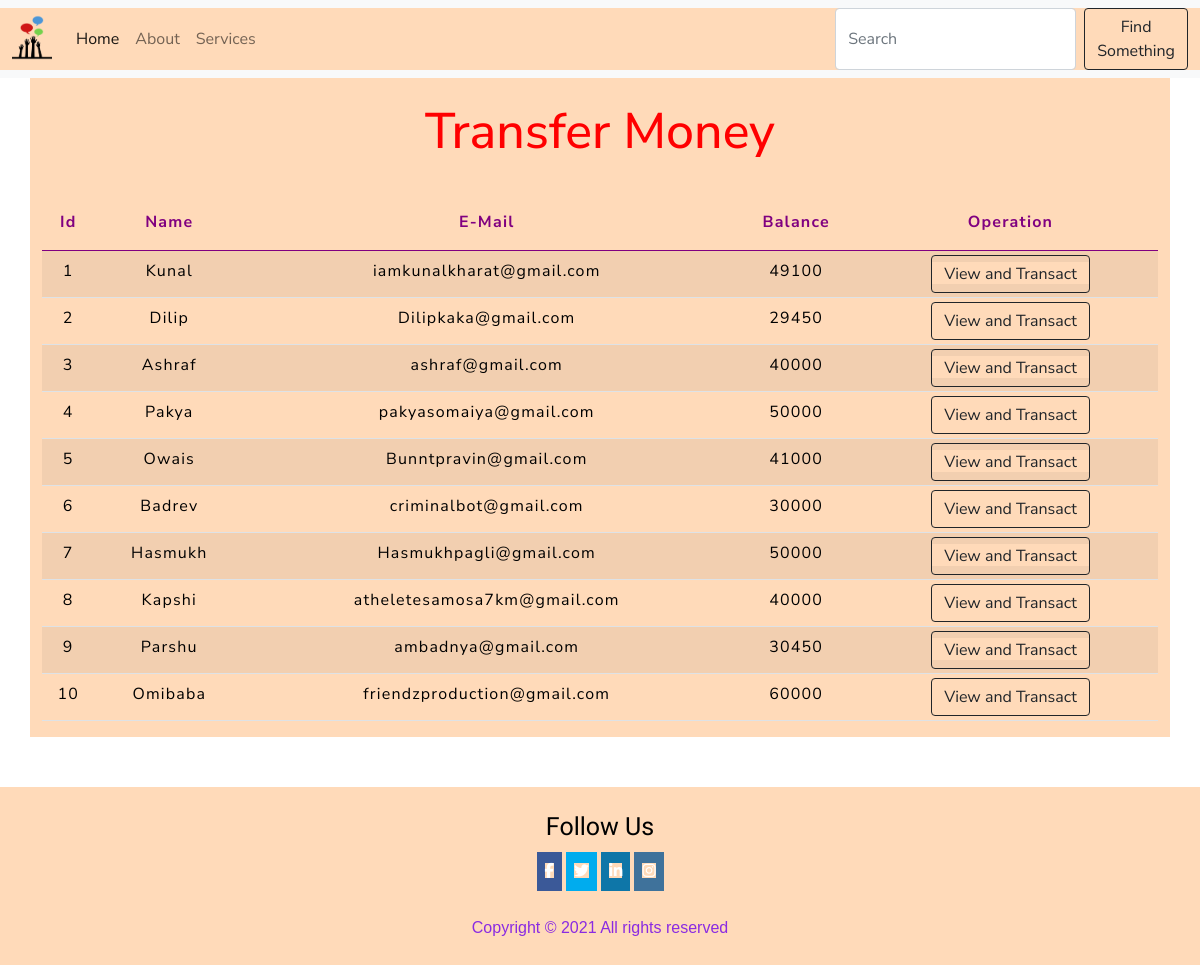
The app's page /transfermoney.php with its own data.
### tables this page shows
CREATE TABLE IF NOT EXISTS `users` (
  `id` int(3) NOT NULL AUTO_INCREMENT,
  `name` text NOT NULL,
  `email` varchar(30) NOT NULL,
  `balance` int(8) NOT NULL,
  PRIMARY KEY (`id`)
);

### transfermoney.php (the view, shortened to what this page needs)
<!doctype html>
<html lang="en">
  <head>
    <link href="https://cdn.jsdelivr.net/npm/bootstrap@5.0.0-beta1/dist/css/bootstrap.min.css" rel="stylesheet">
    <link rel="stylesheet" href="css/style.css">
<link rel="stylesheet" href="css/table.css">
  </head>
  <body>
  <?php
    include 'config.php';
    $sql = "SELECT * FROM users";
    $result = mysqli_query($conn,$sql);
?>
  <nav class="navbar navbar-expand-lg navbar-light bg-light sticky-top">
    <div class="container-fluid">
      <a class="navbar-brand" href="index.php">
        <img src="images/logo.png" alt="logo" style="width:40px;">
      </a>
      <div class="collapse navbar-collapse" id="navbarSupportedContent">
        <ul class="navbar-nav me-auto mb-2 mb-lg-0">
          <li class="nav-item">
            <a class="nav-link active" aria-current="page" href=" index.php ">Home</a>
          </li>
          <li class="nav-item">
            <a class="nav-link" href="#about">About</a>
          </li>
          <li class="nav-item">
            <a class="nav-link" href="#services"> Services</a>
          </li>
        </ul>
        <form class="d-flex">
          <input class="form-control me-2" type="search" placeholder="Search" aria-label="Search">
          <button class="btn btn-outline-dark" type="submit">Find Something</button>
        </form>
      </div>
    </div>
  </nav>
  <div class="container">
        <h2 class="text-center pt-4" style="color : red;">Transfer Money</h2>
        <br>
            <div class="row">
                <div class="col">
                    <div class="table-responsive-sm">
                    <table class="table table-hover table-striped table-sm">
                        <thead style="color :purple;" class="table-white">
                            <tr>
                            <th scope="col" class="text-center py-3">Id</th>
                            <th scope="col" class="text-center py-3">Name</th>
                            <th scope="col" class="text-center py-3">E-Mail</th>
                            <th scope="col" class="text-center py-3">Balance</th>
                            <th scope="col" class="text-center py-3">Operation</th>
                            </tr>
                        </thead>
                        <tbody>
                <?php
                    while($rows=mysqli_fetch_assoc($result)){
                ?>
                    <tr style="color : black;">
                        <td class="py-2"><?php echo $rows['id'] ?></td>
                        <td class="py-2"><?php echo $rows['name']?></td>
                        <td class="py-2"><?php echo $rows['email']?></td>
                        <td class="py-2"><?php echo $rows['balance']?></td>
                        <td><a href="userdetails.php?id= <?php echo $rows['id'] ;?>"> <button class="btn btn-outline-dark btn">View and Transact</button></a></td>
                    </tr>
                <?php
                    }
                ?>
                        </tbody>
                    </table>
                    </div>
                </div>
            </div>
         </div>
  <footer>
    <div class="follow">
      <h3 style="color: black; font-family: 'Baloo Bhai 2', cursive; font-size: 25px;">Follow Us</h3>
      <div class="social">
        <a href="#facebook" class="facebook">
          <i class="fa fa-facebook"></i>
        </a>
        <a href="#twitter" class="twitter">
          <i class="fa fa-twitter"></i>
        </a>
        <a href="#linkedin" class="linkedin">
          <i class="fa fa-linkedin"></i>
        </a>
        <a href="#instagram" class="instagram">
          <i class="fa fa-instagram"></i>
        </a>
      </div>
    </div>
    <p class="text-copy">
      Copyright &copy; 2021 All rights reserved
    </p>
  </footer>
  </body>
</html>

### css/style.css (style rules this page uses)
* { padding: 0px; margin: 0px; }
footer { display: flex; flex-direction: column; align-items: center; justify-content: center; text-align: center; font-family: sans-serif; color: rgb(202, 187, 187); background-color:peachpuff; margin: 0px; margin-top: 50px; padding-top: 25px; }
.text-copy { text-align: center; padding: 25px 0; font-family: sans-serif; display: flex; justify-content: center; color:blueviolet; background-color:peachpuff; margin: 0px; }
.social { margin-top: 10px; }
.social a { display: inline-block; text-align: center; padding: 8px; color: white; font-size: 15px; }
.facebook { background: #3b5998; color: white; }
.twitter { color: white; background: #00acee; }
.linkedin { background:#0e76a8; color: white; }
.instagram { background: #3f729b; color:white; }

### css/table.css (style rules this page uses)
* { padding: 0px; margin: 0px; box-sizing: border-box; font-family:Nunito Sans; background-color:peachpuff; }
h2 { font-size: 50px; }
table { letter-spacing: 1.2px; }
td { text-align:center; }
button { border:none; transition:2s; }

### records on screen
users: id "1", name "Kunal", email "iamkunalkharat@gmail.com", balance "49100"
users: id "2", name "Dilip", email "Dilipkaka@gmail.com", balance "29450"
users: id "3", name "Ashraf", email "ashraf@gmail.com", balance "40000"
users: id "4", name "Pakya", email "pakyasomaiya@gmail.com", balance "50000"
users: id "5", name "Owais", email "Bunntpravin@gmail.com", balance "41000"
users: id "6", name "Badrev", email "criminalbot@gmail.com", balance "30000"
users: id "7", name "Hasmukh", email "Hasmukhpagli@gmail.com", balance "50000"
users: id "8", name "Kapshi", email "atheletesamosa7km@gmail.com", balance "40000"
users: id "9", name "Parshu", email "ambadnya@gmail.com", balance "30450"
users: id "10", name "Omibaba", email "friendzproduction@gmail.com", balance "60000"
